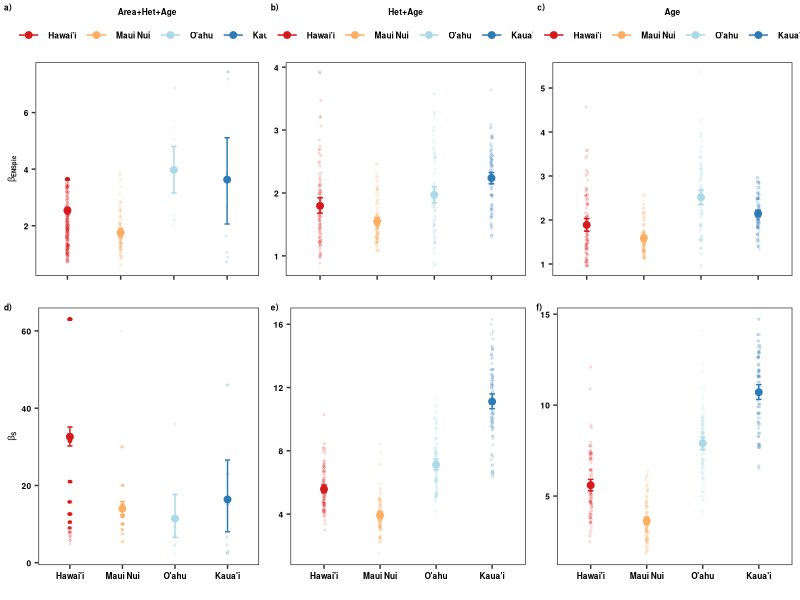

The R script that drew this image:
###############
# Beta ENSpie #
###############
# All natives #
# 7 plots #####
###############

require(dplyr)
require(ggplot2)
require(grid)
require(reshape2)
require(rms)

#############
# Data  #####
#############

Beta_1<-read.csv("Cleaned_Data/Scen1_Natives_BetaPIE.csv",sep=",",header=T)

Beta_2<-read.csv("Cleaned_Data/Scen2_Natives_7plots_BetaPIE.csv",sep=",",header=T)

Beta_3<-read.csv("Cleaned_Data/Scen3_Natives_7plots_BetaPIE.csv",sep=",",header=T)


#################
# Beta ENS_PIE  #
#################

##############
# Scenario 1 #
##############

Beta_1$geo_entity2<-as.character(Beta_1$geo_entity2)
Beta_1$geo_entity2<-ifelse(Beta_1$geo_entity2=="Hawai'i Island","Hawai'i",Beta_1$geo_entity2)
Beta_1$geo_entity2<-ifelse(Beta_1$geo_entity2=="Kaua'i Island","Kaua'i",Beta_1$geo_entity2)
Beta_1$geo_entity2<-ifelse(Beta_1$geo_entity2=="O'ahu Island","O'ahu",Beta_1$geo_entity2)
Beta_1$geo_entity2<-as.factor(Beta_1$geo_entity2)

Beta_1$geo_entity2<-factor(Beta_1$geo_entity2,levels=c("Hawai'i","Maui Nui","O'ahu","Kaua'i"))


Beta_1s<- Beta_1 %>%
  group_by(geo_entity2) %>%
  do(data.frame(rbind(smean.cl.boot(.$beta_ENS_PIE, B=1000))))

colnames(Beta_1s)[2]<-"beta_ENS_PIE"
colnames(Beta_1s)[3]<-"l.QD"
colnames(Beta_1s)[4]<-"h.QD"

Beta_1s$geo_entity2<-as.factor(Beta_1s$geo_entity2)
Beta_1s$geo_entity2<-factor(Beta_1s$geo_entity2,levels=c("Hawai'i","Maui Nui","O'ahu","Kaua'i"))


Beta_Scen1<-ggplot(data=Beta_1, aes(x=geo_entity2,y=beta_ENS_PIE,group=geo_entity2,color=geo_entity2))+
  geom_point(data=Beta_1, aes(x=geo_entity2,y=beta_ENS_PIE,group=geo_entity2,color=geo_entity2),
             position = position_jitter(w = 0.02, h = 0),size=0.5,alpha=0.1)+
  
  geom_point(data=Beta_1s, aes(x=geo_entity2,y=beta_ENS_PIE,group=geo_entity2, colour=geo_entity2),size=2)+
  geom_errorbar(data=Beta_1s,aes(ymin=l.QD,ymax=h.QD),width=0.1)+
  # scale_y_continuous(limits=c(0,8.5))+
  #scale_color_d3(palette="category20c")+
  scale_colour_manual(values=c("#d7191c","#fdae61","#abd9e9","#2c7bb6"))+
  labs(x="",y=expression(bold(beta["ENSpie"])))+
  guides(colour=guide_legend(title="Area+Het+Age",title.position = "top"))+
  theme_bw()+theme(axis.title.x=element_text(colour="black",face="bold",size=6),
                   axis.title.y=element_text(colour="black",face="bold",size=6),
                   axis.text.x=element_blank(),
                   axis.text.y=element_text(colour=c("black"),face="bold",size=6),
                   legend.text=element_text(colour=c("black"),face="bold",size=6),
                   legend.title = element_text(colour=c("black"),face="bold",size=6),
                   legend.title.align = 0.5,
                   legend.position=c("top"),
                   legend.margin =margin(t=0, r=0, b=0, l=0, unit="cm"),
                   panel.grid.major = element_blank(), panel.grid.minor = element_blank())

## Scenario 2

Beta_22<-dplyr::summarize(dplyr::group_by(Beta_2, geo_entity2, Iteration),beta_ENS_PIE=mean(beta_ENS_PIE))

Beta_22$geo_entity2<-as.character(Beta_22$geo_entity2)
Beta_22$geo_entity2<-ifelse(Beta_22$geo_entity2=="Hawai'i Island","Hawai'i",Beta_22$geo_entity2)
Beta_22$geo_entity2<-ifelse(Beta_22$geo_entity2=="Kaua'i Island","Kaua'i",Beta_22$geo_entity2)
Beta_22$geo_entity2<-ifelse(Beta_22$geo_entity2=="O'ahu Island","O'ahu",Beta_22$geo_entity2)
Beta_22$geo_entity2<-as.factor(Beta_22$geo_entity2)


Beta_22$geo_entity2<-as.factor(Beta_22$geo_entity2)
Beta_22$geo_entity2<-factor(Beta_22$geo_entity2,levels=c("Hawai'i","Maui Nui","O'ahu","Kaua'i"))


Beta_2s<- Beta_22 %>%
  group_by(geo_entity2) %>%
  do(data.frame(rbind(smean.cl.boot(.$beta_ENS_PIE, B=1000))))

colnames(Beta_2s)[2]<-"beta_ENS_PIE"
colnames(Beta_2s)[3]<-"l.QD"
colnames(Beta_2s)[4]<-"h.QD"

Beta_2s$geo_entity2<-as.factor(Beta_2s$geo_entity2)
Beta_2s$geo_entity2<-factor(Beta_2s$geo_entity2,levels=c("Hawai'i","Maui Nui","O'ahu","Kaua'i"))


Beta_Scen2<-ggplot(data=Beta_22, aes(x=geo_entity2,y=beta_ENS_PIE,group=geo_entity2,color=geo_entity2))+
  geom_point(data=Beta_22, aes(x=geo_entity2,y=beta_ENS_PIE,group=geo_entity2,color=geo_entity2),
             position = position_jitter(w = 0.02, h = 0),size=0.5,alpha=0.1)+
  
  geom_point(data=Beta_2s, aes(x=geo_entity2,y=beta_ENS_PIE,group=geo_entity2, colour=geo_entity2),size=2)+
  geom_errorbar(data=Beta_2s,aes(ymin=l.QD,ymax=h.QD),width=0.1)+
  #scale_y_continuous(limits=c(0,8.5))+
  #scale_color_d3(palette="category20c")+
  scale_colour_manual(values=c("#d7191c","#fdae61","#abd9e9","#2c7bb6"))+
  labs(x="",y=expression(bold(beta["ENSpie"])))+
  guides(colour=guide_legend(title="Het+Age",title.position = "top"))+
  theme_bw()+theme(axis.title.x=element_text(colour="black",face="bold",size=6),
                   axis.title.y=element_blank(),
                   axis.text.x=element_blank(),
                   axis.text.y=element_text(colour=c("black"),face="bold",size=6),
                   legend.text=element_text(colour=c("black"),face="bold",size=6),
                   legend.title = element_text(colour=c("black"),face="bold",size=6),
                   legend.title.align = 0.5,
                   legend.position=c("top"),
                   legend.margin =margin(t=0, r=0, b=0, l=0, unit="cm"),
                   panel.grid.major = element_blank(), panel.grid.minor = element_blank())

## Scenario 3

Beta_33<-dplyr::summarize(dplyr::group_by(Beta_3, geo_entity2, Iteration),beta_ENS_PIE=mean(beta_ENS_PIE))

Beta_33$geo_entity2<-as.character(Beta_33$geo_entity2)
Beta_33$geo_entity2<-ifelse(Beta_33$geo_entity2=="Hawai'i Island","Hawai'i",Beta_33$geo_entity2)
Beta_33$geo_entity2<-ifelse(Beta_33$geo_entity2=="Kaua'i Island","Kaua'i",Beta_33$geo_entity2)
Beta_33$geo_entity2<-ifelse(Beta_33$geo_entity2=="O'ahu Island","O'ahu",Beta_33$geo_entity2)
Beta_33$geo_entity2<-as.factor(Beta_33$geo_entity2)


Beta_33$geo_entity2<-as.factor(Beta_33$geo_entity2)
Beta_33$geo_entity2<-factor(Beta_33$geo_entity2,levels=c("Hawai'i","Maui Nui","O'ahu","Kaua'i"))

Beta_3s<- Beta_33 %>%
  group_by(geo_entity2) %>%
  do(data.frame(rbind(smean.cl.boot(.$beta_ENS_PIE, B=1000))))

colnames(Beta_3s)[2]<-"beta_ENS_PIE"
colnames(Beta_3s)[3]<-"l.QD"
colnames(Beta_3s)[4]<-"h.QD"

Beta_3s$geo_entity2<-as.factor(Beta_3s$geo_entity2)
Beta_3s$geo_entity2<-factor(Beta_3s$geo_entity2,levels=c("Hawai'i","Maui Nui","O'ahu","Kaua'i"))


Beta_Scen3<-ggplot(data=Beta_33, aes(x=geo_entity2,y=beta_ENS_PIE,group=geo_entity2,color=geo_entity2))+
  geom_point(data=Beta_33, aes(x=geo_entity2,y=beta_ENS_PIE,group=geo_entity2,color=geo_entity2),
             position = position_jitter(w = 0.02, h = 0),size=0.5,alpha=0.1)+
  
  geom_point(data=Beta_3s, aes(x=geo_entity2,y=beta_ENS_PIE,group=geo_entity2, colour=geo_entity2),size=2)+
  geom_errorbar(data=Beta_3s,aes(ymin=l.QD,ymax=h.QD),width=0.1)+
  #scale_y_continuous(limits=c(0,8.5))+
  #scale_color_d3(palette="category20c")+
  scale_colour_manual(values=c("#d7191c","#fdae61","#abd9e9","#2c7bb6"))+
  labs(x="",y=expression(bold(beta["ENSpie"])))+
  guides(colour=guide_legend(title="Age",title.position = "top"))+
  theme_bw()+theme(axis.title.x=element_text(colour="black",face="bold",size=6),
                   axis.title.y=element_blank(),
                   axis.text.x=element_blank(),
                   axis.text.y=element_text(colour=c("black"),face="bold",size=6),
                   legend.text=element_text(colour=c("black"),face="bold",size=6),
                   legend.title = element_text(colour=c("black"),face="bold",size=6),
                   legend.title.align = 0.5,
                   legend.position=c("top"),
                   legend.margin =margin(t=0, r=0, b=0, l=0, unit="cm"),
                   panel.grid.major = element_blank(), panel.grid.minor = element_blank())


#############
# Beta S ####
#############

##############
# Scenario 1 #
##############


Beta_1$geo_entity2<-as.factor(Beta_1$geo_entity2)
Beta_1$geo_entity2<-factor(Beta_1$geo_entity2,levels=c("Hawai'i","Maui Nui","O'ahu","Kaua'i"))

Beta_1ss<- Beta_1 %>%
  group_by(geo_entity2) %>%
  do(data.frame(rbind(smean.cl.boot(.$beta_S, B=1000))))

colnames(Beta_1ss)[2]<-"beta_S"
colnames(Beta_1ss)[3]<-"l.QD"
colnames(Beta_1ss)[4]<-"h.QD"

Beta_1ss$geo_entity2<-as.factor(Beta_1ss$geo_entity2)
Beta_1ss$geo_entity2<-factor(Beta_1ss$geo_entity2,levels=c("Hawai'i","Maui Nui","O'ahu","Kaua'i"))


Beta_Scen1s<-ggplot(data=Beta_1, aes(x=geo_entity2,y=beta_S,group=geo_entity2,color=geo_entity2))+
  geom_point(data=Beta_1, aes(x=geo_entity2,y=beta_S,group=geo_entity2,color=geo_entity2),
             position = position_jitter(w = 0.02, h = 0),size=0.5,alpha=0.1)+
  
  geom_point(data=Beta_1ss, aes(x=geo_entity2,y=beta_S,group=geo_entity2, colour=geo_entity2),size=2)+
  geom_errorbar(data=Beta_1ss,aes(ymin=l.QD,ymax=h.QD),width=0.1)+
  #scale_y_continuous(limits=c(0,8.5))+
  #scale_color_d3(palette="category20c")+
  scale_colour_manual(values=c("#d7191c","#fdae61","#abd9e9","#2c7bb6"))+
  labs(x="",y=expression(bold(beta["S"])))+
  guides(colour=guide_legend(title="Area+Het+Age",title.position = "top"))+
  theme_bw()+theme(axis.title.x=element_text(colour="black",face="bold",size=6),
                   axis.title.y=element_text(colour="black",face="bold",size=6),
                   axis.text.x=element_text(colour=c("black"),face="bold",size=6),
                   axis.text.y=element_text(colour=c("black"),face="bold",size=6),
                   legend.text=element_text(colour=c("black"),face="bold",size=6),
                   legend.title = element_text(colour=c("black"),face="bold",size=6),
                   legend.title.align = 0.5,
                   legend.position=c("none"),
                   legend.margin =margin(t=0, r=0, b=0, l=0, unit="cm"),
                   panel.grid.major = element_blank(), panel.grid.minor = element_blank())

## Scenario 2

Beta_222<-dplyr::summarize(dplyr::group_by(Beta_2, geo_entity2, Iteration),beta_S=mean(beta_S))

Beta_222$geo_entity2<-as.character(Beta_222$geo_entity2)
Beta_222$geo_entity2<-ifelse(Beta_222$geo_entity2=="Hawai'i Island","Hawai'i",Beta_222$geo_entity2)
Beta_222$geo_entity2<-ifelse(Beta_222$geo_entity2=="Kaua'i Island","Kaua'i",Beta_222$geo_entity2)
Beta_222$geo_entity2<-ifelse(Beta_222$geo_entity2=="O'ahu Island","O'ahu",Beta_222$geo_entity2)
Beta_222$geo_entity2<-as.factor(Beta_222$geo_entity2)


Beta_222$geo_entity2<-as.factor(Beta_222$geo_entity2)
Beta_222$geo_entity2<-factor(Beta_222$geo_entity2,levels=c("Hawai'i","Maui Nui","O'ahu","Kaua'i"))


Beta_2ss<- Beta_222 %>%
  group_by(geo_entity2) %>%
  do(data.frame(rbind(smean.cl.boot(.$beta_S, B=1000))))

colnames(Beta_2ss)[2]<-"beta_S"
colnames(Beta_2ss)[3]<-"l.QD"
colnames(Beta_2ss)[4]<-"h.QD"

Beta_2ss$geo_entity2<-as.factor(Beta_2ss$geo_entity2)
Beta_2ss$geo_entity2<-factor(Beta_2ss$geo_entity2,levels=c("Hawai'i","Maui Nui","O'ahu","Kaua'i"))


Beta_Scen2s<-ggplot(data=Beta_222, aes(x=geo_entity2,y=beta_S,group=geo_entity2,color=geo_entity2))+
  geom_point(data=Beta_222, aes(x=geo_entity2,y=beta_S,group=geo_entity2,color=geo_entity2),
             position = position_jitter(w = 0.02, h = 0),size=0.5,alpha=0.1)+
  
  geom_point(data=Beta_2ss, aes(x=geo_entity2,y=beta_S,group=geo_entity2, colour=geo_entity2),size=2)+
  geom_errorbar(data=Beta_2ss,aes(ymin=l.QD,ymax=h.QD),width=0.1)+
  #cale_y_continuous(limits=c(0,8.5))+
  # scale_color_d3(palette="category20c")+
  scale_colour_manual(values=c("#d7191c","#fdae61","#abd9e9","#2c7bb6"))+
  labs(x="",y=expression(bold(beta["S"])))+
  guides(colour=guide_legend(title="Het+Age",title.position = "top"))+
  theme_bw()+theme(axis.title.x=element_text(colour="black",face="bold",size=6),
                   axis.title.y=element_blank(),
                   axis.text.x=element_text(colour=c("black"),face="bold",size=6),
                   axis.text.y=element_text(colour=c("black"),face="bold",size=6),
                   legend.text=element_text(colour=c("black"),face="bold",size=6),
                   legend.title = element_text(colour=c("black"),face="bold",size=6),
                   legend.title.align = 0.5,
                   legend.position=c("none"),
                   legend.margin =margin(t=0, r=0, b=0, l=0, unit="cm"),
                   panel.grid.major = element_blank(), panel.grid.minor = element_blank())

## Scenario 3

Beta_333<-dplyr::summarize(dplyr::group_by(Beta_3, geo_entity2, Iteration),beta_S=mean(beta_S))

Beta_333$geo_entity2<-as.character(Beta_333$geo_entity2)
Beta_333$geo_entity2<-ifelse(Beta_333$geo_entity2=="Hawai'i Island","Hawai'i",Beta_333$geo_entity2)
Beta_333$geo_entity2<-ifelse(Beta_333$geo_entity2=="Kaua'i Island","Kaua'i",Beta_333$geo_entity2)
Beta_333$geo_entity2<-ifelse(Beta_333$geo_entity2=="O'ahu Island","O'ahu",Beta_333$geo_entity2)
Beta_333$geo_entity2<-as.factor(Beta_333$geo_entity2)

Beta_333$geo_entity2<-as.factor(Beta_333$geo_entity2)
Beta_333$geo_entity2<-factor(Beta_333$geo_entity2,levels=c("Hawai'i","Maui Nui","O'ahu","Kaua'i"))

Beta_3ss<- Beta_333 %>%
  group_by(geo_entity2) %>%
  do(data.frame(rbind(smean.cl.boot(.$beta_S, B=1000))))

colnames(Beta_3ss)[2]<-"beta_S"
colnames(Beta_3ss)[3]<-"l.QD"
colnames(Beta_3ss)[4]<-"h.QD"

Beta_3ss$geo_entity2<-as.factor(Beta_3ss$geo_entity2)
Beta_3ss$geo_entity2<-factor(Beta_3ss$geo_entity2,levels=c("Hawai'i","Maui Nui","O'ahu","Kaua'i"))


Beta_Scen3s<-ggplot(data=Beta_333, aes(x=geo_entity2,y=beta_S,group=geo_entity2,color=geo_entity2))+
  geom_point(data=Beta_333, aes(x=geo_entity2,y=beta_S,group=geo_entity2,color=geo_entity2),
             position = position_jitter(w = 0.02, h = 0),size=0.5,alpha=0.1)+
  
  geom_point(data=Beta_3ss, aes(x=geo_entity2,y=beta_S,group=geo_entity2, colour=geo_entity2),size=2)+
  geom_errorbar(data=Beta_3ss,aes(ymin=l.QD,ymax=h.QD),width=0.1)+
  #scale_y_continuous(limits=c(0,100))+
  #scale_color_d3(palette="category20c")+
  scale_colour_manual(values=c("#d7191c","#fdae61","#abd9e9","#2c7bb6"))+
  labs(x="",y=expression(bold(beta["S"])))+
  guides(colour=guide_legend(title="Age",title.position = "top"))+
  theme_bw()+theme(axis.title.x=element_text(colour="black",face="bold",size=6),
                   axis.title.y=element_blank(),
                   axis.text.x=element_text(colour=c("black"),face="bold",size=6),
                   axis.text.y=element_text(colour=c("black"),face="bold",size=6),
                   legend.text=element_text(colour=c("black"),face="bold",size=6),
                   legend.title = element_text(colour=c("black"),face="bold",size=6),
                   legend.title.align = 0.5,
                   legend.position=c("none"),
                   legend.margin =margin(t=0, r=0, b=0, l=0, unit="cm"),
                   panel.grid.major = element_blank(), panel.grid.minor = element_blank())

###################
# merge figures  #
##################

require(cowplot)


togg2<-plot_grid(Beta_Scen1, Beta_Scen2, Beta_Scen3,Beta_Scen1s, Beta_Scen2s, Beta_Scen3s,
                 labels=c("a)","b)","c)","d)","e)","f)"),label_size = 6,
                 ncol=3)


png(filename="Figures/Beta_ENSpie_S_FigSX_natives_7plots.png", 
    units="in", 
    width=8, 
    height=6, 
    pointsize=2, 
    res=400)

togg2

dev.off()
